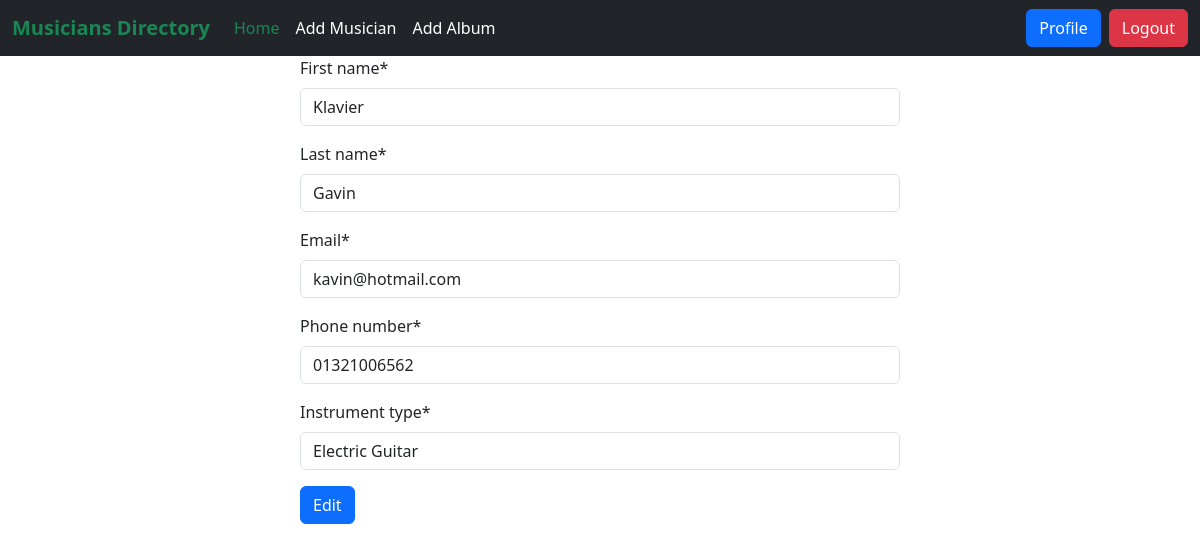
/musician/edit/2 (signed in), run on the app's committed database.
### Musician/models.py (models this page shows, shortened)
class Musician(models.Model):
    first_name=models.CharField(max_length=40)
    last_name=models.CharField(max_length=40)
    email=models.EmailField()
    phone_number=models.CharField(max_length=20)
    instrument_type=models.CharField(max_length=50)

### Musician/views.py (the view)
# urls.py: path('edit/<int:id>',views.EditMusicianClassView.as_view(),name="EditMusician"),
@method_decorator(login_required,name='dispatch')
class EditMusicianClassView(UpdateView):
    model=Musician
    form_class=MusicianForm
    template_name='add_musician.html'
    success_url=reverse_lazy("Homepage")
    pk_url_kwarg='id'
    def get_context_data(self, **kwargs):
        context=super().get_context_data(**kwargs)
        context['type']='Edit'
        return context

### Musician/forms.py
class MusicianForm(forms.ModelForm):
    class Meta:
        model=Musician
        fields='__all__'

### Musician/templates/add_musician.html (shortened to what this page needs)
{% extends 'base.html' %}
{% load crispy_forms_tags %}
{% block content %}
<form class="w-50 m-auto" method="post">
    {{form|crispy}}
    <input type="submit" class="btn btn-primary" value="{{type}}">
</form>
{% endblock content %}

### data on the page
Musician: first_name "Klavier", last_name "Gavin", email "kavin@hotmail.com", phone_number "01321006562", instrument_type "Electric Guitar"
